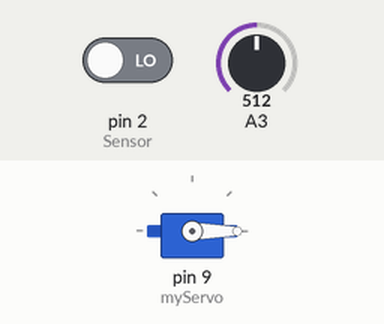
Recording of a sketch running on a simulated Arduino Uno, built with avr-gcc and run on an emulated ATmega328P. On the bench: servo. The test bench sets the inputs (shaded band); at power-on: pin 2 (Sensor) LOW, A3 = 512. What the sketch prints to the serial monitor is not drawn.

Above: at 2.8 s.
2.9 s: pin 2 (Sensor) driven HIGH
At 4.46 s:
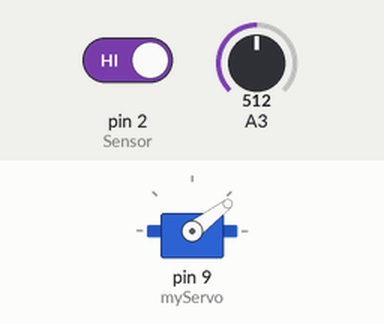
At 5.07 s:
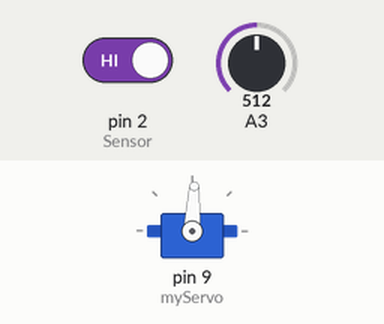
6.7 s: pin 2 (Sensor) driven LOW
At 6.88 s:
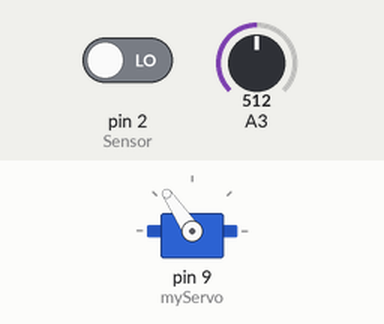
Timing chart, 0 to 9.9 s (numbered marks = the images above; inputs shaded):
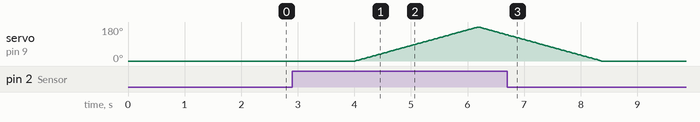

The sketch:

FinalCode.ino
```cpp
#include <Servo.h>
Servo myServo;
int positionServo = 0;                          //Init position of the servo 0°

int Sensor = 2;

int PoidsGraines = 4;

void setup() {
  // put your setup code here, to run once:

  Serial.begin(9600);             // We initialize serial connection so that we could print values from sensor.

  pinMode(Sensor,INPUT);          //We define pin 2 like an entry for MotionSensor

  myServo.attach(9);              //We define pin 9 like an entry for ServoMotor
  myServo.write(positionServo);   //Init positon of the servo to 0°

}

void loop() {
  // put your main code here, to run repeatedly:

  if(digitalRead(Sensor)==HIGH){                                      //If the sensor detects smthgs
    for(positionServo = 0; positionServo <= 180; positionServo++){    //The servo take a 180° position
      myServo.write(positionServo);
      delay(12);                                                      //Servo's speed
  }
    for(positionServo = 180; positionServo >= 0; positionServo--){    //Now the servo go back to he's init position 0°
      myServo.write(positionServo);
      delay(12);
  }
  PoidsGraines = PoidsGraines - 2;
  }

;
  if(PoidsGraines <= 0){
    Serial.print("Vide");
    }else{
      Serial.print(PoidsGraines);
      };

//Value who will be usefull to calculate water level %
// 0% -> 0.85
//25% -> 1.59
//50% -> 1.82
//75% -> 1.99
//100% -> 2.05


int valeurAnalog = analogRead(A3);              //Take the value on Analog 3
float tension = (float) 5*valeurAnalog/1023;    //To calculate the tension

//Now we "convert" tension value to % :
if(tension < 0.85){
  Serial.print(" ");
  Serial.print(tension);
  Serial.print(" ");
  Serial.print("0%");
  Serial.println();
}
else if(tension < 1.59){
  Serial.print(" ");
  Serial.print(tension);
  Serial.print(" ");
  Serial.print("0-25%");
  Serial.println();
}
else if(tension < 1.82){
  Serial.print(" ");
  Serial.print(tension);
  Serial.print(" ");
  Serial.print("25-50%");
  Serial.println();
}
else if(tension < 1.99){
  Serial.print(" ");
  Serial.print(tension);
  Serial.print(" ");
  Serial.print("50-75%");
  Serial.println();
}
else if(tension < 2.05){
  Serial.print(" ");
  Serial.print(tension);
  Serial.print(" ");
  Serial.print("75-100%");
  Serial.println();
}
else{
  Serial.print(" ");
  Serial.print(tension);
  Serial.print(" ");
  Serial.print("100%");
  Serial.println();


}

delay(2000);
}
```

Measured:
- after the input at 2.9 s, servo on pin 9 (myServo): rises from 0° to 180° in 2.2 s, then falls to 138° in 0.52 s
- after the input at 6.7 s, servo on pin 9 (myServo): goes on until 8.4 s, then stays 0°
